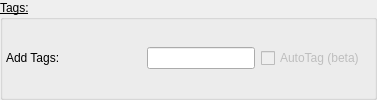
                  <widget class="QGroupBox" name="groupBox_sgAddABTTags">
                   <property name="font">
                    <font>
                     <pointsize>9</pointsize>
                     <bold>false</bold>
                     <underline>true</underline>
                    </font>
                   </property>
                   <property name="title">
                    <string>Tags:</string>
                   </property>
                   <layout class="QVBoxLayout" name="verticalLayout_101">
                    <property name="leftMargin">
                     <number>3</number>
                    </property>
                    <property name="topMargin">
                     <number>3</number>
                    </property>
                    <property name="rightMargin">
                     <number>3</number>
                    </property>
                    <property name="bottomMargin">
                     <number>3</number>
                    </property>
                    <item>
                     <layout class="QHBoxLayout" name="horizontalLayout_76">
                      <item>
                       <widget class="QLabel" name="label_sgABTAddTagTxt">
                        <property name="minimumSize">
                         <size>
                          <width>135</width>
                          <height>0</height>
                         </size>
                        </property>
                        <property name="maximumSize">
                         <size>
                          <width>150</width>
                          <height>16777215</height>
                         </size>
                        </property>
                        <property name="font">
                         <font>
                          <pointsize>9</pointsize>
                          <bold>false</bold>
                          <underline>false</underline>
                         </font>
                        </property>
                        <property name="text">
                         <string>Add Tags:</string>
                        </property>
                       </widget>
                      </item>
                      <item>
                       <widget class="QLineEdit" name="lineEdit_sgABTAddTag">
                        <property name="font">
                         <font>
                          <pointsize>9</pointsize>
                          <bold>false</bold>
                          <underline>false</underline>
                         </font>
                        </property>
                        <property name="toolTip">
                         <string>&lt;html&gt;&lt;head/&gt;&lt;body&gt;&lt;p&gt;Pick the folder where thetexture you want to add to the Library lives. The script will find pattern and add them&lt;/p&gt;&lt;/body&gt;&lt;/html&gt;</string>
                        </property>
                       </widget>
                      </item>
                      <item>
                       <widget class="QCheckBox" name="checkBox_sgABTAddAutoTag">
                        <property name="enabled">
                         <bool>false</bool>
                        </property>
                        <property name="minimumSize">
                         <size>
                          <width>110</width>
                          <height>0</height>
                         </size>
                        </property>
                        <property name="maximumSize">
                         <size>
                          <width>110</width>
                          <height>16777215</height>
                         </size>
                        </property>
                        <property name="font">
                         <font>
                          <pointsize>9</pointsize>
                          <bold>false</bold>
                          <underline>false</underline>
                         </font>
                        </property>
                        <property name="text">
                         <string>AutoTag (beta)</string>
                        </property>
                       </widget>
                      </item>
                     </layout>
                    </item>
                   </layout>
                  </widget>
